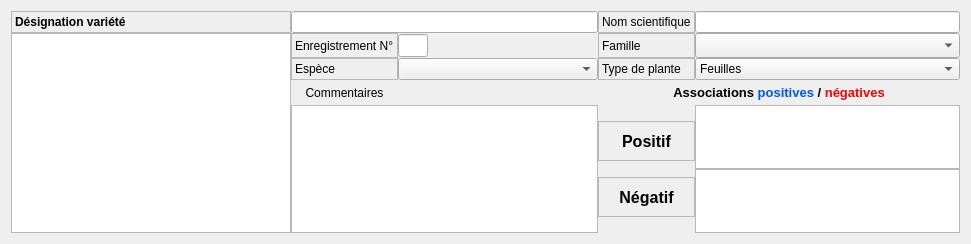
        <widget class="QWidget" name="layoutWidget">
         <property name="geometry">
          <rect>
           <x>10</x>
           <y>30</y>
           <width>971</width>
           <height>225</height>
          </rect>
         </property>
         <layout class="QGridLayout" name="gridLayout_2">
          <property name="spacing">
           <number>0</number>
          </property>
          <item row="2" column="1" colspan="2">
           <widget class="QLineEdit" name="lineEdit_designation_plantes">
            <property name="minimumSize">
             <size>
              <width>200</width>
              <height>0</height>
             </size>
            </property>
           </widget>
          </item>
          <item row="2" column="3">
           <widget class="QLabel" name="label_Nomlatin">
            <property name="frameShape">
             <enum>QFrame::StyledPanel</enum>
            </property>
            <property name="text">
             <string>Nom scientifique</string>
            </property>
           </widget>
          </item>
          <item row="4" column="2">
           <widget class="QLineEdit" name="lineEdit_Id_plantes">
            <property name="maximumSize">
             <size>
              <width>30</width>
              <height>23</height>
             </size>
            </property>
            <property name="readOnly">
             <bool>true</bool>
            </property>
           </widget>
          </item>
          <item row="2" column="4">
           <widget class="QLineEdit" name="lineEdit_nom_latin">
            <property name="maximumSize">
             <size>
              <width>16777215</width>
              <height>25</height>
             </size>
            </property>
           </widget>
          </item>
          <item row="4" column="1">
           <widget class="QLabel" name="label_28">
            <property name="minimumSize">
             <size>
              <width>0</width>
              <height>0</height>
             </size>
            </property>
            <property name="maximumSize">
             <size>
              <width>16777215</width>
              <height>25</height>
             </size>
            </property>
            <property name="frameShape">
             <enum>QFrame::StyledPanel</enum>
            </property>
            <property name="text">
             <string>Enregistrement N°</string>
            </property>
           </widget>
          </item>
          <item row="7" column="4">
           <layout class="QVBoxLayout" name="verticalLayout_2">
            <property name="spacing">
             <number>0</number>
            </property>
            <item>
             <widget class="QTextEdit" name="textEdit_plante_positif">
              <property name="minimumSize">
               <size>
                <width>0</width>
                <height>50</height>
               </size>
              </property>
              <property name="maximumSize">
               <size>
                <width>16777215</width>
                <height>80</height>
               </size>
              </property>
              <property name="readOnly">
               <bool>true</bool>
              </property>
             </widget>
            </item>
            <item>
             <widget class="QTextEdit" name="textEdit_plante_negatif">
              <property name="minimumSize">
               <size>
                <width>0</width>
                <height>50</height>
               </size>
              </property>
              <property name="maximumSize">
               <size>
                <width>16777215</width>
                <height>80</height>
               </size>
              </property>
              <property name="readOnly">
               <bool>true</bool>
              </property>
             </widget>
            </item>
           </layout>
          </item>
          <item row="6" column="3" colspan="2">
           <widget class="QLabel" name="label_21">
            <property name="minimumSize">
             <size>
              <width>0</width>
              <height>25</height>
             </size>
            </property>
            <property name="maximumSize">
             <size>
              <width>16777215</width>
              <height>25</height>
             </size>
            </property>
            <property name="font">
             <font>
              <pointsize>10</pointsize>
              <weight>75</weight>
              <bold>true</bold>
             </font>
            </property>
            <property name="text">
             <string>&lt;html&gt;&lt;head/&gt;&lt;body&gt;&lt;p&gt;Associations &lt;span style=&quot; color:#0055ff;&quot;&gt;positives&lt;/span&gt; / &lt;span style=&quot; color:#ff0000;&quot;&gt;négatives&lt;/span&gt;&lt;/p&gt;&lt;/body&gt;&lt;/html&gt;</string>
            </property>
            <property name="alignment">
             <set>Qt::AlignCenter</set>
            </property>
           </widget>
          </item>
          <item row="5" column="2">
           <widget class="QComboBox" name="comboBox_especes_de_plantes">
            <property name="minimumSize">
             <size>
              <width>200</width>
              <height>0</height>
             </size>
            </property>
            <property name="maximumSize">
             <size>
              <width>16777215</width>
              <height>25</height>
             </size>
            </property>
           </widget>
          </item>
          <item row="5" column="4">
           <widget class="QComboBox" name="comboBox_lunaire_de_plantes">
            <property name="maximumSize">
             <size>
              <width>16777215</width>
              <height>25</height>
             </size>
            </property>
            <item>
             <property name="text">
              <string>Feuilles</string>
             </property>
            </item>
            <item>
             <property name="text">
              <string>Fleurs</string>
             </property>
            </item>
            <item>
             <property name="text">
              <string>Racines</string>
             </property>
            </item>
            <item>
             <property name="text">
              <string>Fruits-graines</string>
             </property>
            </item>
           </widget>
          </item>
          <item row="7" column="1" colspan="2">
           <widget class="QTextEdit" name="textEdit_commentaires_plantes">
            <property name="maximumSize">
             <size>
              <width>16777215</width>
              <height>165</height>
             </size>
            </property>
           </widget>
          </item>
          <item row="7" column="3">
           <layout class="QVBoxLayout" name="verticalLayout_8">
            <property name="spacing">
             <number>0</number>
            </property>
            <item>
             <widget class="QLabel" name="label_19">
              <property name="maximumSize">
               <size>
                <width>16777215</width>
                <height>40</height>
               </size>
              </property>
              <property name="font">
               <font>
                <pointsize>12</pointsize>
                <weight>75</weight>
                <bold>true</bold>
               </font>
              </property>
              <property name="frameShape">
               <enum>QFrame::StyledPanel</enum>
              </property>
              <property name="text">
               <string>Positif</string>
              </property>
              <property name="alignment">
               <set>Qt::AlignCenter</set>
              </property>
             </widget>
            </item>
            <item>
             <widget class="QLabel" name="label_20">
              <property name="maximumSize">
               <size>
                <width>16777215</width>
                <height>40</height>
               </size>
              </property>
              <property name="font">
               <font>
                <pointsize>12</pointsize>
                <weight>75</weight>
                <bold>true</bold>
               </font>
              </property>
              <property name="frameShape">
               <enum>QFrame::StyledPanel</enum>
              </property>
              <property name="text">
               <string>Négatif</string>
              </property>
              <property name="alignment">
               <set>Qt::AlignCenter</set>
              </property>
             </widget>
            </item>
           </layout>
          </item>
          <item row="4" column="0" rowspan="4">
           <widget class="QTableView" name="tableView_plantes">
            <property name="minimumSize">
             <size>
              <width>280</width>
              <height>200</height>
             </size>
            </property>
            <property name="maximumSize">
             <size>
              <width>16777215</width>
              <height>270</height>
             </size>
            </property>
           </widget>
          </item>
          <item row="4" column="4">
           <widget class="QComboBox" name="comboBox_familles_de_plantes">
            <property name="minimumSize">
             <size>
              <width>150</width>
              <height>25</height>
             </size>
            </property>
            <property name="maximumSize">
             <size>
              <width>16777215</width>
              <height>25</height>
             </size>
            </property>
           </widget>
          </item>
          <item row="5" column="1">
           <widget class="QLabel" name="label_5">
            <property name="maximumSize">
             <size>
              <width>16777215</width>
              <height>25</height>
             </size>
            </property>
            <property name="frameShape">
             <enum>QFrame::StyledPanel</enum>
            </property>
            <property name="text">
             <string>Espèce</string>
            </property>
           </widget>
          </item>
          <item row="5" column="3">
           <widget class="QLabel" name="label_4">
            <property name="frameShape">
             <enum>QFrame::StyledPanel</enum>
            </property>
            <property name="text">
             <string>Type de plante</string>
            </property>
           </widget>
          </item>
          <item row="2" column="0">
           <widget class="QLabel" name="label_2">
            <property name="maximumSize">
             <size>
              <width>16777215</width>
              <height>25</height>
             </size>
            </property>
            <property name="font">
             <font>
              <weight>75</weight>
              <bold>true</bold>
             </font>
            </property>
            <property name="frameShape">
             <enum>QFrame::StyledPanel</enum>
            </property>
            <property name="text">
             <string>Désignation variété</string>
            </property>
           </widget>
          </item>
          <item row="4" column="3">
           <widget class="QLabel" name="label_3">
            <property name="maximumSize">
             <size>
              <width>16777215</width>
              <height>40</height>
             </size>
            </property>
            <property name="frameShape">
             <enum>QFrame::StyledPanel</enum>
            </property>
            <property name="text">
             <string>Famille</string>
            </property>
           </widget>
          </item>
          <item row="6" column="1">
           <widget class="QLabel" name="label_8">
            <property name="minimumSize">
             <size>
              <width>0</width>
              <height>25</height>
             </size>
            </property>
            <property name="maximumSize">
             <size>
              <width>16777215</width>
              <height>25</height>
             </size>
            </property>
            <property name="frameShape">
             <enum>QFrame::NoFrame</enum>
            </property>
            <property name="text">
             <string>Commentaires</string>
            </property>
            <property name="alignment">
             <set>Qt::AlignCenter</set>
            </property>
           </widget>
          </item>
         </layout>
        </widget>
